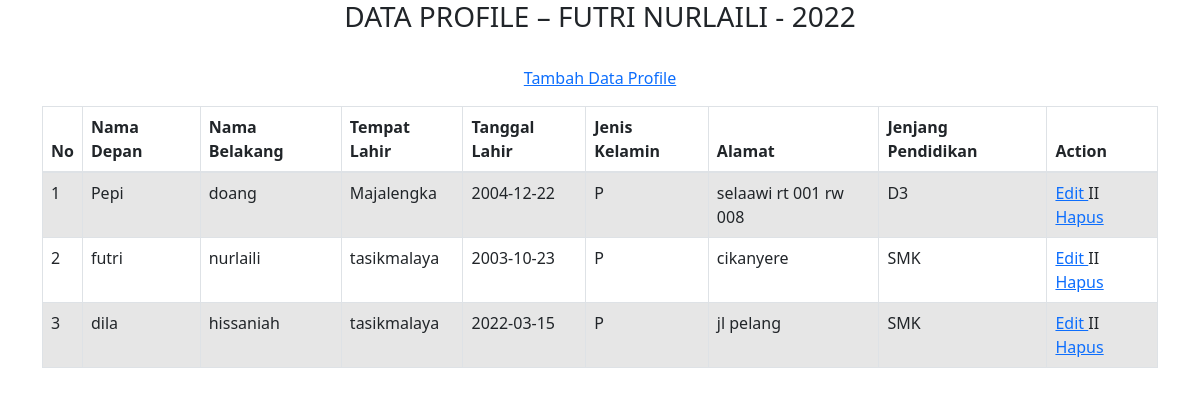
The app's page /codeIgniter_futri/index.php/profile/tampil_data with its own data.
### tables this page shows
CREATE TABLE `tbl_profile` (
  `id` int(11) NOT NULL,
  `nama_depan` varchar(100) NOT NULL,
  `nama_belakang` varchar(100) NOT NULL,
  `tempat_lahir` varchar(100) NOT NULL,
  `tanggal_lahir` date NOT NULL,
  `jenis_kelamin` varchar(5) NOT NULL,
  `alamat` text NOT NULL,
  `jenjang_pendidikan` varchar(50) NOT NULL
);

### codeIgniter_futri/application/controllers/Profile.php (called while the page is built, shortened)
<?php
class Profile extends CI_Controller {
	public function tampil_data()
	{
		$this->load->model('M_profile');
		$data['profile'] = $this->M_profile->tampil_data()->result();
		$this->load->view('v_tampil_data_profile', $data);
	}
}

### codeIgniter_futri/index.php (called while the page is built, shortened)
<?php
require_once BASEPATH.'core/CodeIgniter.php';

### codeIgniter_futri/application/models/M_profile.php (called while the page is built, shortened)
<?php
class M_Profile extends CI_Model{
    public function tampil_data()
    {
            return $this->db->get('tbl_profile');
    }
}
?>

### codeIgniter_futri/application/views/v_tampil_data_profile.php (the view, shortened to what this page needs)
<!DOCTYPE html>
<html lang="en">
<head>
    <link rel="stylesheet" href="<?= base_url('template/bootstrap.min.css') ?>">
    <link rel="stylesheet" href="<?= base_url('template/font/css/all.css') ?>">
    <link href="https://cdn.jsdelivr.net/npm/bootstrap@5.1.3/dist/css/bootstrap.min.css" rel="stylesheet">
</head>
<body>
    <center>
        <div class="container">
        <table class="table table-bordered table-striped table-hover">
 <thead>
 <tr>
 <th>No</th>
 <th>Nama Depan</th>
 <th>Nama Belakang</th>
 <th>Tempat Lahir</th>
 <th>Tanggal Lahir</th>
 <th>Jenis Kelamin</th>
 <th>Alamat</th>
 <th>Jenjang Pendidikan</th>
 <th>Action</th>
 </tr>
 </thead>
<h3>DATA PROFILE – FUTRI NURLAILI - 2022</h3>
<br>
<a href="<?= base_url('profile/tambah_data_profile')?>"> <p class="text-center">Tambah Data Profile</p> </a>
 <tbody>
 <?php $no = 1; foreach($profile as $p) { ?>
 <tr>
 <td><?= $no ?></td>
 <td><?= $p->nama_depan ?></td>
 <td><?= $p->nama_belakang ?></td>
 <td><?= $p->tempat_lahir ?></td>
 <td><?= $p->tanggal_lahir ?></td>
 <td><?= $p->jenis_kelamin ?></td>
 <td><?= $p->alamat ?></td>
 <td><?= $p->jenjang_pendidikan ?></td>
 <td>
 <a href="<?= base_url('profile/update_data/' .$p->id)?>"> Edit </a> II
 <a href="<?= base_url('profile/hapus_data/' .$p->id)?>"> Hapus </a>
 </td>
 </tr>
 <?php $no++; } ?>
 </tbody>
 </table>
 </div>
 </center>
</body>
</html>

### records on screen
tbl_profile: nama_depan "Pepi", nama_belakang "doang", tempat_lahir "Majalengka", tanggal_lahir "2004-12-22", jenis_kelamin "P", alamat "selaawi rt 001 rw 008", jenjang_pendidikan "D3"
tbl_profile: nama_depan "futri", nama_belakang "nurlaili", tempat_lahir "tasikmalaya", tanggal_lahir "2003-10-23", jenis_kelamin "P", alamat "cikanyere", jenjang_pendidikan "SMK"
tbl_profile: nama_depan "dila", nama_belakang "hissaniah", tempat_lahir "tasikmalaya", tanggal_lahir "2022-03-15", jenis_kelamin "P", alamat "jl pelang", jenjang_pendidikan "SMK"
